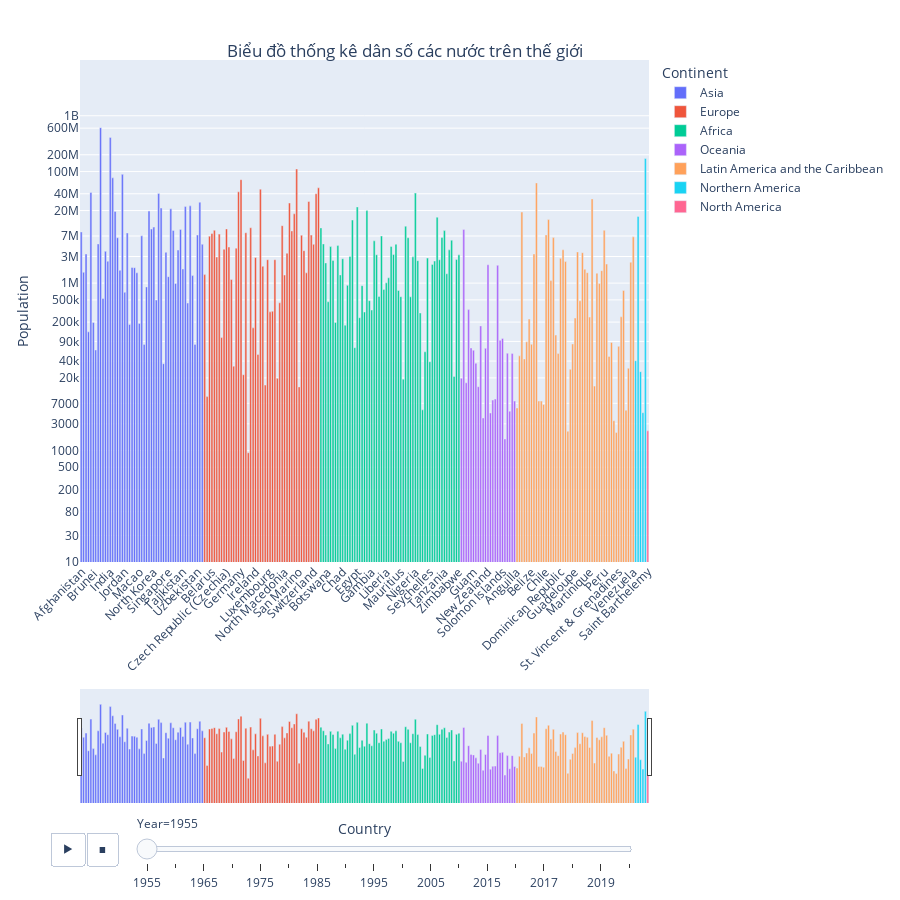

Source (notebook cell):
### Markdown cell above
### **Dân số các nước được phân theo châu lục như thế nào?**

Vì số quốc gia lên tới hơn 270 quốc gia nên không thể biểu diễn trên cùng một biểu đồ được. Vì thế giải pháp là tạo ra một thanh cuộn theo năm, dữ liệu sẽ được thay đổi trực tiếp trên khung chính, dẫn tới dữ liệu hiển thị trực quan hơn, dễ nhân ra sự khác biệt hơn và đưa ra được nhiều nhận xét hơn.

### Code cell
fig = px.bar(df, x="Country", y="Population", animation_frame="Year", animation_group="Country", color="Continent", log_y=True,range_y=[10,10000000000],height=900)


fig.update_layout(xaxis=dict(rangeslider=dict(visible=True)))
fig.update_xaxes(tickangle=-45)
sliders=fig['layout']['sliders']
updatemenus=fig['layout']['updatemenus']

fig['layout']['updatemenus'][0]['pad']=dict(r= 20, t= 270)
fig['layout']['sliders'][0]['pad']=dict(r= 10, t= 250)
fig.update_layout(
    yaxis={"tickmode": "array",
          "tickvals": pd.to_numeric([f"{n:.1g}" for n in np.geomspace(1, df["Population"].max(), 25)])
           })
fig.update_layout(
    title={
        'text': "Biểu đồ thống kê dân số các nước trên thế giới",
        'y':0.95,
        'x':0.45,
        'xanchor': 'center',
        'yanchor': 'top'})

fig.write_html(f"./3 visualization/1 {fig['layout']['title']['text']}.html")
fig.show()

### Figure 1 — Plotly figure (JSON) as saved in the notebook; plotly's stock layout.template omitted (floating-point values rounded to 4 significant figures)
{"data": [{"alignmentgroup": "True", "hovertemplate": "Continent=Asia<br>Year=1955<br>Country=%{x}<br>Population=%{y}<extra></extra>", "ids": ["Afghanistan", "Armenia", "Azerbaijan", "Bahrain", "Bangladesh", "Bhutan", "Brunei ", "Cambodia", "China", "Cyprus", "Georgia", "Hong Kong", "India", "Indonesia", "Iran", "Iraq", "Israel", "Japan", "Jordan", "Kazakhstan", "Kuwait", "Kyrgyzstan", "Laos", "Lebanon", "Macao", "Malaysia", "Maldives", "Mongolia", "Myanmar", "Nepal", "North Korea", "Oman", "Pakistan", "Philippines", "Qatar", "Saudi Arabia", "Singapore", "South Korea", "Sri Lanka", "State of Palestine", "Syria", "Taiwan", "Tajikistan", "Thailand", "Timor-Leste", "Turkey", "Turkmenistan", "United Arab Emirates", "Uzbekistan", "Vietnam", "Yemen"], "legendgroup": "Asia", "marker": {"color": "#636efa", "pattern": {"shape": ""}}, "name": "Asia", "offsetgroup": "Asia", "orientation": "v", "showlegend": true, "textposition": "auto", "type": "bar", "x": ["Afghanistan", "Armenia", "Azerbaijan", "Bahrain", "Bangladesh", "Bhutan", "Brunei ", "Cambodia", "China", "Cyprus", "Georgia", "Hong Kong", "India", "Indonesia", "Iran", "Iraq", "Israel", "Japan", "Jordan", "Kazakhstan", "Kuwait", "Kyrgyzstan", "Laos", "Lebanon", "Macao", "Malaysia", "Maldives", "Mongolia", "Myanmar", "Nepal", "North Korea", "Oman", "Pakistan", "Philippines", "Qatar", "Saudi Arabia", "Singapore", "South Korea", "Sri Lanka", "State of Palestine", "Syria", "Taiwan", "Tajikistan", "Thailand", "Timor-Leste", "Turkey", "Turkmenistan", "United Arab Emirates", "Uzbekistan", "Vietnam", "Yemen"], "xaxis": "x", "y": [8270991, 1563507, 3329387, 133585, 42086301, 197457, 63356, 5045288, 612241554, 529972, 3713133, 2472658, 409880595, 77273425, 19294127, 6502657, 1691878, 89018257, 682968, 7932521, 181888, 1904062, 1890854, 1532115, 189460, 7038913, 79703, 855103, 19550071, 9316916, 10086991, 495818, 40488030, 22177058, 35866, 3558155, 1305105, 21514570, 8778438, 987755, 3911501, 9189972, 1794416, 23711132, 439223, 24270600, 1364635, 79578, 7277333, 28147443, 4965574], "yaxis": "y"}, {"alignmentgroup": "True", "hovertemplate": "Continent=Europe<br>Year=1955<br>Country=%{x}<br>Population=%{y}<extra></extra>", "ids": ["Albania", "Andorra", "Austria", "Belarus", "Belgium", "Bosnia and Herzegovina", "Bulgaria", "Channel Islands", "Croatia", "Czech Republic (Czechia)", "Denmark", "Estonia", "Faeroe Islands", "Finland", "France", "Germany", "Gibraltar", "Greece", "Holy See", "Hungary", "Iceland", "Ireland", "Isle of Man", "Italy", "Latvia", "Liechtenstein", "Lithuania", "Luxembourg", "Malta", "Moldova", "Monaco", "Montenegro", "Netherlands", "North Macedonia", "Norway", "Poland", "Portugal", "Romania", "Russia", "San Marino", "Serbia", "Slovakia", "Slovenia", "Spain", "Sweden", "Switzerland", "Ukraine", "United Kingdom"], "legendgroup": "Europe", "marker": {"color": "#EF553B", "pattern": {"shape": ""}}, "name": "Europe", "offsetgroup": "Europe", "orientation": "v", "showlegend": true, "textposition": "auto", "type": "bar", "x": ["Albania", "Andorra", "Austria", "Belarus", "Belgium", "Bosnia and Herzegovina", "Bulgaria", "Channel Islands", "Croatia", "Czech Republic (Czechia)", "Denmark", "Estonia", "Faeroe Islands", "Finland", "France", "Germany", "Gibraltar", "Greece", "Holy See", "Hungary", "Iceland", "Ireland", "Isle of Man", "Italy", "Latvia", "Liechtenstein", "Lithuania", "Luxembourg", "Malta", "Moldova", "Monaco", "Montenegro", "Netherlands", "North Macedonia", "Norway", "Poland", "Portugal", "Romania", "Russia", "San Marino", "Serbia", "Slovakia", "Slovenia", "Spain", "Sweden", "Switzerland", "Ukraine", "United Kingdom"], "xaxis": "x", "y": [1419994, 9232, 6953406, 7747210, 8887274, 2936309, 7561493, 105609, 4030415, 9361772, 4440778, 1159231, 32481, 4238275, 43411367, 71537459, 22788, 8011124, 908, 9828494, 157642, 2873415, 52408, 48335578, 2001574, 14830, 2628751, 305261, 313526, 2627012, 19655, 443795, 10709630, 1392449, 3430340, 27269749, 8625532, 17483935, 111355300, 13789, 7234922, 3815402, 1527205, 29048395, 7262623, 4957066, 40019491, 51063902], "yaxis": "y"}, {"alignmentgroup": "True", "hovertemplate": "Continent=Africa<br>Year=1955<br>Country=%{x}<br>Population=%{y}<extra></extra>", "ids": ["Algeria", "Angola", "Benin", "Botswana", "Burkina Faso", "Burundi", "Cabo Verde", "Cameroon", "Central African Republic", "Chad", "Comoros", "Congo", "Côte d'Ivoire", "DR Congo", "Djibouti", "Egypt", "Equatorial Guinea", "Eritrea", "Eswatini", "Ethiopia", "Gabon", "Gambia", "Ghana", "Guinea", "Guinea-Bissau", "Kenya", "Lesotho", "Liberia", "Libya", "Madagascar", "Malawi", "Mali", "Mauritania", "Mauritius", "Mayotte", "Morocco", "Mozambique", "Namibia", "Niger", "Nigeria", "Rwanda", "Réunion", "Saint Helena", "Sao Tome & Principe", "Senegal", "Seychelles", "Sierra Leone", "Somalia", "South Africa", "South Sudan", "Sudan", "Tanzania", "Togo", "Tunisia", "Uganda", "Western Sahara", "Zambia", "Zimbabwe"], "legendgroup": "Africa", "marker": {"color": "#00cc96", "pattern": {"shape": ""}}, "name": "Africa", "offsetgroup": "Africa", "orientation": "v", "showlegend": true, "textposition": "auto", "type": "bar", "x": ["Algeria", "Angola", "Benin", "Botswana", "Burkina Faso", "Burundi", "Cabo Verde", "Cameroon", "Central African Republic", "Chad", "Comoros", "Congo", "Côte d'Ivoire", "DR Congo", "Djibouti", "Egypt", "Equatorial Guinea", "Eritrea", "Eswatini", "Ethiopia", "Gabon", "Gambia", "Ghana", "Guinea", "Guinea-Bissau", "Kenya", "Lesotho", "Liberia", "Libya", "Madagascar", "Malawi", "Mali", "Mauritania", "Mauritius", "Mayotte", "Morocco", "Mozambique", "Namibia", "Niger", "Nigeria", "Rwanda", "Réunion", "Saint Helena", "Sao Tome & Principe", "Senegal", "Seychelles", "Sierra Leone", "Somalia", "South Africa", "South Sudan", "Sudan", "Tanzania", "Togo", "Tunisia", "Uganda", "Western Sahara", "Zambia", "Zimbabwe"], "xaxis": "x", "y": [9774283, 5043247, 2303587, 463359, 4517155, 2537157, 197195, 4706995, 1401341, 2735198, 175903, 911029, 3004421, 13517513, 69589, 23223124, 239873, 899752, 303028, 19947292, 484313, 329661, 5730594, 3229649, 576136, 6987658, 766763, 1011363, 1245358, 4543542, 3270548, 4975398, 738299, 570648, 18985, 10502666, 6508398, 567847, 2955541, 41086100, 2527294, 291658, 5345, 58806, 2808225, 38955, 2165815, 2491542, 15206502, 2619712, 6549298, 8729662, 1473839, 3943540, 5888793, 21147, 2644976, 3213286], "yaxis": "y"}, {"alignmentgroup": "True", "hovertemplate": "Continent=Oceania<br>Year=1955<br>Country=%{x}<br>Population=%{y}<extra></extra>", "ids": ["American Samoa", "Australia", "Cook Islands", "Fiji", "French Polynesia", "Guam", "Kiribati", "Marshall Islands", "Micronesia", "Nauru", "New Caledonia", "New Zealand", "Niue", "Northern Mariana Islands", "Palau", "Papua New Guinea", "Samoa", "Solomon Islands", "Tokelau", "Tonga", "Tuvalu", "Vanuatu", "Wallis & Futuna"], "legendgroup": "Oceania", "marker": {"color": "#ab63fa", "pattern": {"shape": ""}}, "name": "Oceania", "offsetgroup": "Oceania", "orientation": "v", "showlegend": true, "textposition": "auto", "type": "bar", "x": ["American Samoa", "Australia", "Cook Islands", "Fiji", "French Polynesia", "Guam", "Kiribati", "Marshall Islands", "Micronesia", "Nauru", "New Caledonia", "New Zealand", "Niue", "Northern Mariana Islands", "Palau", "Papua New Guinea", "Samoa", "Solomon Islands", "Tokelau", "Tonga", "Tuvalu", "Vanuatu", "Wallis & Futuna"], "xaxis": "x", "y": [19754, 9165707, 16347, 335098, 68854, 62641, 36573, 13894, 171107, 3819, 67748, 2136391, 4694, 7985, 8322, 2086247, 94178, 102002, 1607, 55322, 5069, 54921, 7669], "yaxis": "y"}, {"alignmentgroup": "True", "hovertemplate": "Continent=Latin America and the Caribbean<br>Year=1955<br>Country=%{x}<br>Population=%{y}<extra></extra>", "ids": ["Anguilla", "Antigua and Barbuda", "Argentina", "Aruba", "Bahamas", "Barbados", "Belize", "Bolivia", "Brazil", "British Virgin Islands", "Caribbean Netherlands", "Cayman Islands", "Chile", "Colombia", "Costa Rica", "Cuba", "Curaçao", "Dominica", "Dominican Republic", "Ecuador", "El Salvador", "Falkland Islands", "French Guiana", "Grenada", "Guadeloupe", "Guatemala", "Guyana", "Haiti", "Honduras", "Jamaica", "Martinique", "Mexico", "Montserrat", "Nicaragua", "Panama", "Paraguay", "Peru", "Puerto Rico", "Saint Kitts & Nevis", "Saint Lucia", "Saint Martin", "Sint Maarten", "St. Vincent & Grenadines", "Suriname", "Trinidad and Tobago", "Turks and Caicos", "U.S. Virgin Islands", "Uruguay", "Venezuela"], "legendgroup": "Latin America and the Caribbean", "marker": {"color": "#FFA15A", "pattern": {"shape": ""}}, "name": "Latin America and the Caribbean", "offsetgroup": "Latin America and the Caribbean", "orientation": "v", "showlegend": true, "textposition": "auto", "type": "bar", "x": ["Anguilla", "Antigua and Barbuda", "Argentina", "Aruba", "Bahamas", "Barbados", "Belize", "Bolivia", "Brazil", "British Virgin Islands", "Caribbean Netherlands", "Cayman Islands", "Chile", "Colombia", "Costa Rica", "Cuba", "Curaçao", "Dominica", "Dominican Republic", "Ecuador", "El Salvador", "Falkland Islands", "French Guiana", "Grenada", "Guadeloupe", "Guatemala", "Guyana", "Haiti", "Honduras", "Jamaica", "Martinique", "Mexico", "Montserrat", "Nicaragua", "Panama", "Paraguay", "Peru", "Puerto Rico", "Saint Kitts & Nevis", "Saint Lucia", "Saint Martin", "Sint Maarten", "St. Vincent & Grenadines", "Suriname", "Trinidad and Tobago", "Turks and Caicos", "U.S. Virgin Islands", "Uruguay", "Venezuela"], "xaxis": "x", "y": [5783, 49648, 18789418, 43724, 88631, 227138, 79870, 3331036, 62533919, 7679, 7670, 6677, 7322652, 13775000, 1110087, 6539454, 116916, 54560, 2781336, 3956620, 2432880, 2204, 28490, 81103, 236064, 3625300, 482555, 3514074, 1771352, 1540956, 245675, 32350596, 14233, 1508102, 981080, 1673665, 8858389, 2195516, 48492, 86477, 3408, 2108, 73554, 249000, 739709, 5238, 29682, 2372559, 6744695], "yaxis": "y"}, {"alignmentgroup": "True", "hovertemplate": "Continent=Northern America<br>Year=1955<br>Country=%{x}<br>Population=%{y}<extra></extra>", "ids": ["Bermuda", "Canada", "Greenland", "Saint Pierre & Miquelon", "United States"], "legendgroup": "Northern America", "marker": {"color": "#19d3f3", "pattern": {"shape": ""}}, "name": "Northern America", "offsetgroup": "Northern America", "orientation": "v", "showlegend": true, "textposition": "auto", "type": "bar", "x": ["Bermuda", "Canada", "Greenland", "Saint Pierre & Miquelon", "United States"], "xaxis": "x", "y": [40708, 15673763, 25846, 4755, 171685336], "yaxis": "y"}, {"alignmentgroup": "True", "hovertemplate": "Continent=North America<br>Year=1955<br>Country=%{x}<br>Population=%{y}<extra></extra>", "ids": ["Saint Barthelemy"], "legendgroup": "North America", "marker": {"color": "#FF6692", "pattern": {"shape": ""}}, "name": "North America", "offsetgroup": "North America", "orientation": "v", "showlegend": true, "textposition": "auto", "type": "bar", "x": ["Saint Barthelemy"], "xaxis": "x", "y": [2245], "yaxis": "y"}], "layout": {"barmode": "relative", "height": 900, "legend": {"title": {"text": "Continent"}, "tracegroupgap": 0}, "margin": {"t": 60}, "sliders": [{"active": 0, "currentvalue": {"prefix": "Year="}, "len": 0.9, "pad": {"r": 10, "t": 250}, "steps": [{"args": [["1955"], {"frame": {"duration": 0, "redraw": true}, "fromcurrent": true, "mode": "immediate", "transition": {"duration": 0, "easing": "linear"}}], "label": "1955", "method": "animate"}, {"args": [["1960"], {"frame": {"duration": 0, "redraw": true}, "fromcurrent": true, "mode": "immediate", "transition": {"duration": 0, "easing": "linear"}}], "label": "1960", "method": "animate"}, {"args": [["1965"], {"frame": {"duration": 0, "redraw": true}, "fromcurrent": true, "mode": "immediate", "transition": {"duration": 0, "easing": "linear"}}], "label": "1965", "method": "animate"}, {"args": [["1970"], {"frame": {"duration": 0, "redraw": true}, "fromcurrent": true, "mode": "immediate", "transition": {"duration": 0, "easing": "linear"}}], "label": "1970", "method": "animate"}, {"args": [["1975"], {"frame": {"duration": 0, "redraw": true}, "fromcurrent": true, "mode": "immediate", "transition": {"duration": 0, "easing": "linear"}}], "label": "1975", "method": "animate"}, {"args": [["1980"], {"frame": {"duration": 0, "redraw": true}, "fromcurrent": true, "mode": "immediate", "transition": {"duration": 0, "easing": "linear"}}], "label": "1980", "method": "animate"}, {"args": [["1985"], {"frame": {"duration": 0, "redraw": true}, "fromcurrent": true, "mode": "immediate", "transition": {"duration": 0, "easing": "linear"}}], "label": "1985", "method": "animate"}, {"args": [["1990"], {"frame": {"duration": 0, "redraw": true}, "fromcurrent": true, "mode": "immediate", "transition": {"duration": 0, "easing": "linear"}}], "label": "1990", "method": "animate"}, {"args": [["1995"], {"frame": {"duration": 0, "redraw": true}, "fromcurrent": true, "mode": "immediate", "transition": {"duration": 0, "easing": "linear"}}], "label": "1995", "method": "animate"}, {"args": [["2000"], {"frame": {"duration": 0, "redraw": true}, "fromcurrent": true, "mode": "immediate", "transition": {"duration": 0, "easing": "linear"}}], "label": "2000", "method": "animate"}, {"args": [["2005"], {"frame": {"duration": 0, "redraw": true}, "fromcurrent": true, "mode": "immediate", "transition": {"duration": 0, "easing": "linear"}}], "label": "2005", "method": "animate"}, {"args": [["2010"], {"frame": {"duration": 0, "redraw": true}, "fromcurrent": true, "mode": "immediate", "transition": {"duration": 0, "easing": "linear"}}], "label": "2010", "method": "animate"}, {"args": [["2015"], {"frame": {"duration": 0, "redraw": true}, "fromcurrent": true, "mode": "immediate", "transition": {"duration": 0, "easing": "linear"}}], "label": "2015", "method": "animate"}, {"args": [["2016"], {"frame": {"duration": 0, "redraw": true}, "fromcurrent": true, "mode": "immediate", "transition": {"duration": 0, "easing": "linear"}}], "label": "2016", "method": "animate"}, {"args": [["2017"], {"frame": {"duration": 0, "redraw": true}, "fromcurrent": true, "mode": "immediate", "transition": {"duration": 0, "easing": "linear"}}], "label": "2017", "method": "animate"}, {"args": [["2018"], {"frame": {"duration": 0, "redraw": true}, "fromcurrent": true, "mode": "immediate", "transition": {"duration": 0, "easing": "linear"}}], "label": "2018", "method": "animate"}, {"args": [["2019"], {"frame": {"duration": 0, "redraw": true}, "fromcurrent": true, "mode": "immediate", "transition": {"duration": 0, "easing": "linear"}}], "label": "2019", "method": "animate"}, {"args": [["2020"], {"frame": {"duration": 0, "redraw": true}, "fromcurrent": true, "mode": "immediate", "transition": {"duration": 0, "easing": "linear"}}], "label": "2020", "method": "animate"}], "x": 0.1, "xanchor": "left", "y": 0, "yanchor": "top"}], "title": {"text": "Biểu đồ thống kê dân số các nước trên thế giới", "x": 0.45, "xanchor": "center", "y": 0.95, "yanchor": "top"}, "updatemenus": [{"buttons": [{"args": [null, {"frame": {"duration": 500, "redraw": true}, "fromcurrent": true, "mode": "immediate", "transition": {"duration": 500, "easing": "linear"}}], "label": "&#9654;", "method": "animate"}, {"args": [[null], {"frame": {"duration": 0, "redraw": true}, "fromcurrent": true, "mode": "immediate", "transition": {"duration": 0, "easing": "linear"}}], "label": "&#9724;", "method": "animate"}], "direction": "left", "pad": {"r": 20, "t": 270}, "showactive": false, "type": "buttons", "x": 0.1, "xanchor": "right", "y": 0, "yanchor": "top"}], "xaxis": {"anchor": "y", "domain": [0, 1], "rangeslider": {"visible": true}, "tickangle": -45, "title": {"text": "Country"}}, "yaxis": {"anchor": "x", "domain": [0, 1], "range": [1, 10], "tickmode": "array", "tickvals": [1, 2, 6, 10, 30, 80, 200, 500, 1000, 3000, 7000, 20000, 40000, 90000, 200000, 500000, 1000000, 3000000, 7000000, 20000000, 40000000, 100000000, 200000000, 600000000, 1000000000], "title": {"text": "Population"}, "type": "log"}}}
